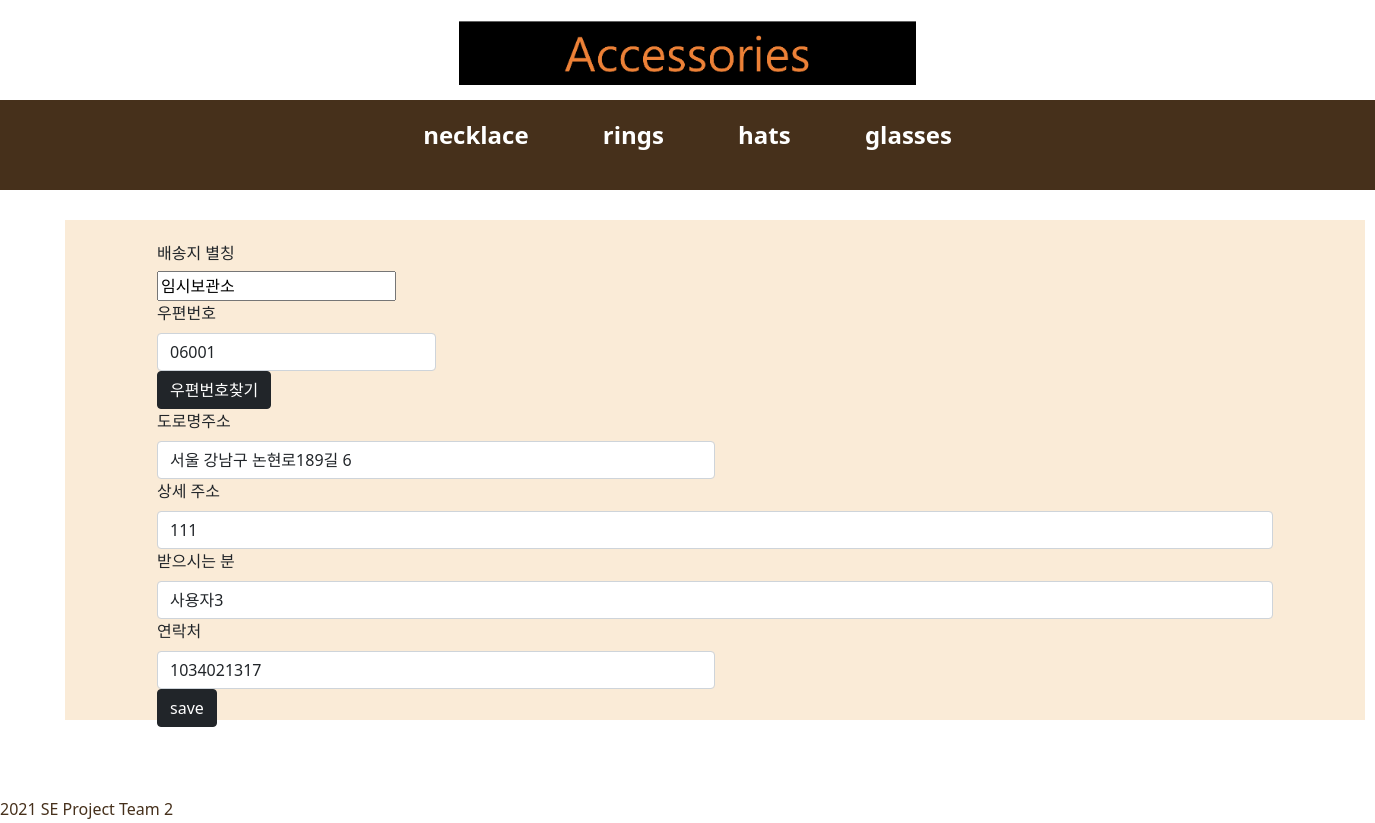
Page /edit/53 (signed in) on the committed database.
### shoppingApp/models.py (models this page shows, shortened)
class address(models.Model):
    accounts = models.ForeignKey(UserAccounts, on_delete=models.CASCADE, null=True)
    title = models.CharField(max_length=200)
    post_num= models.CharField(max_length=200,null=True)
    road_address=models.CharField(max_length=200,null=True)
    detail_address=models.TextField()
    post_name=models.CharField(max_length=20,null=True)
    post_phonenum=models.IntegerField(null=True)
    is_default = models.BooleanField(default=False,null=True)

### shoppingApp/views.py (the view)
# urls.py: path('edit/<int:pk>', shoppingView.edit, name='edit'),
def edit(request,pk):
    cart_count=context_processors.counter(request)
    cart_count=int(cart_count)
    count={'cart_count':cart_count}
    uid=request.session.get('user_id')
    get_all=UserAccounts.objects.all()
    get_user=get_all.filter(user_id=uid)
    u_address = address.objects.get(accounts__in=get_user, pk=pk)
    request.session['edit_ad']=pk
    return render(request,'edit.html' ,{'u_address':u_address, 'count':count})

### cartApp/context_processors.py (called while the page is built)
def counter(request):
    item_count=0
    if 'admin' in request.path:
        return {}
    else:
        try:
            cart= Cart.objects.filter(cart_id=request.session.get('user_id'))
            cart_items = CartItem.objects.all().filter(cart=cart[:1])
            for cart_item in cart_items:
                item_count+=cart_item.quantity
        except Cart.DoesNotExist:
            item_count=0
    return item_count

### shoppingApp/templates/edit.html (shortened to what this page needs)
{% extends 'base.html' %}
{% block content %}
<section>
<br>
<div class="container">
	<form action="{% url 'editsave'%}" method="POST">
	<h6>배송지 별칭 </h6>
	<input type="text" name="title" id='title' value="{{u_address.title}}">
    <div class="col-md-3">
      <label for="inputEmail4" class="form-label">우편번호</label>
      <input
      type="text"
      class="form-control"
      name="post_num"
      id="postcode"
      placeholder="우편번호"
      value="{{u_address.post_num}}"
    />
    </div>
    <div class="col-md-3 postcode-btn">
        <input class="btn btn-dark" type="button"  value="우편번호찾기" onclick="execDaumPostcode()">
      </div>
    <div class="col-md-6">
      <label for="inputPassword4" class="form-label">도로명주소</label>
      <input
      type="text"
      class="form-control"
      name="road_address"
      id="address"
      placeholder="도로명 주소"
      value="{{u_address.road_address}}"
    />
    </div>
    <div class="col-12">
      <label for="inputAddress" class="form-label">상세 주소</label>
      <input
      type="text"
      class="form-control"
      name="detail_address"
      placeholder="상세 주소"
      required
      value="{{u_address.detail_address}}"
    />
    </div>
    <div class="col-12">
      <label for="inputAddress2" class="form-label">받으시는 분</label>
      <input
      type="text"
      class="form-control"
      name="post_name"
      id="post_name"
      placeholder="받으시는 분"
      value="{{u_address.post_name}}"
    />
    </div>
    <div class="col-md-6">
      <label for="inputCity" class="form-label">연락처</label>
      <input
      type="text"
      class="form-control"
      name="post_phonenum"
      id="post_phonenum"
      placeholder="연락처"
      value="{{u_address.post_phonenum}}"
    />
    </div>
  <input class="btn btn-dark" type="submit" value="save">
</form>
</div>
<br><br><br><br>
</section>
{% endblock %}

### static/css/userMain.css (style rules this page uses)
section { position: absolute; top: 220px; height: 500px; width: 100%; }

### shoppingApp/static/css/login.css (style rules this page uses)
section { position: absolute; top: 220px; height: 500px; width: 1300px; margin-left: 65px; background-color: #FAEBD7; }

### rows in the picture
address: title "임시보관소", post_num "06001", road_address "서울 강남구 논현로189길 6", detail_address "111", post_name "사용자3", post_phonenum "1034021317"
